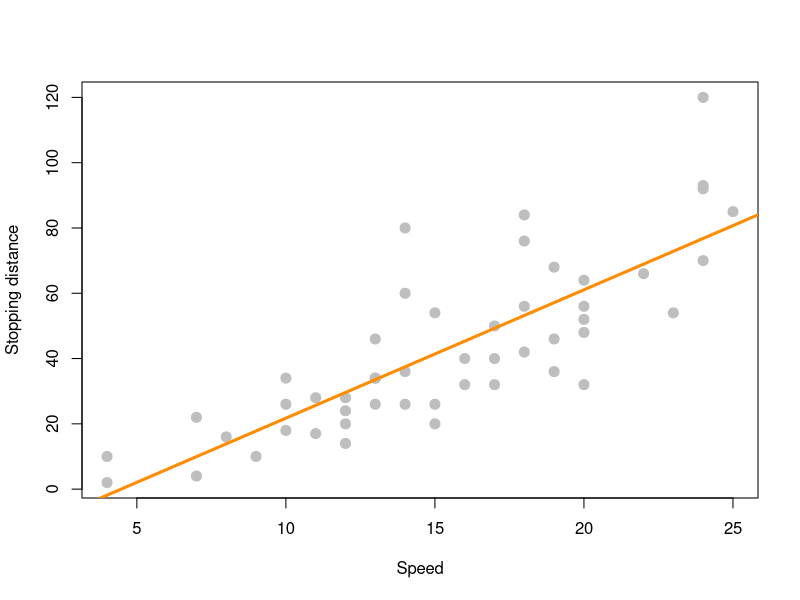

Here is the R script that generated this plot:
# slr with lm()

stop_dist_model = lm(dist ~ speed, data = cars)
stop_dist_model

# c(beta_0_hat, beta_1_hat)

plot(dist ~ speed, data = cars,
     xlab = "Speed",
     ylab = "Stopping distance",
     pch = 20,
     cex = 2,
     col = "grey"
     )

abline(stop_dist_model, lwd = 3, col = "darkorange")

names(stop_dist_model)

stop_dist_model$coefficients
stop_dist_model$fitted.values
stop_dist_model$residuals

# Functions to extract the same 3 fields above
coef(stop_dist_model)
fitted(stop_dist_model)
resid(stop_dist_model)

# Check that diff between data and fitted is equal to the residuals
all.equal(cars$dist - stop_dist_model$fitted.values, stop_dist_model$residuals)


# summary()

summary(stop_dist_model)
names(summary(stop_dist_model))


summary(stop_dist_model)$r.squared
summary(stop_dist_model)$sigma

# predict()

predict(stop_dist_model, newdata = data.frame(speed = 8))

predict(stop_dist_model, newdata = data.frame(speed = c(8, 21, 50)))

# This are the same as the fitted values
predict(stop_dist_model, newdata = cars)
